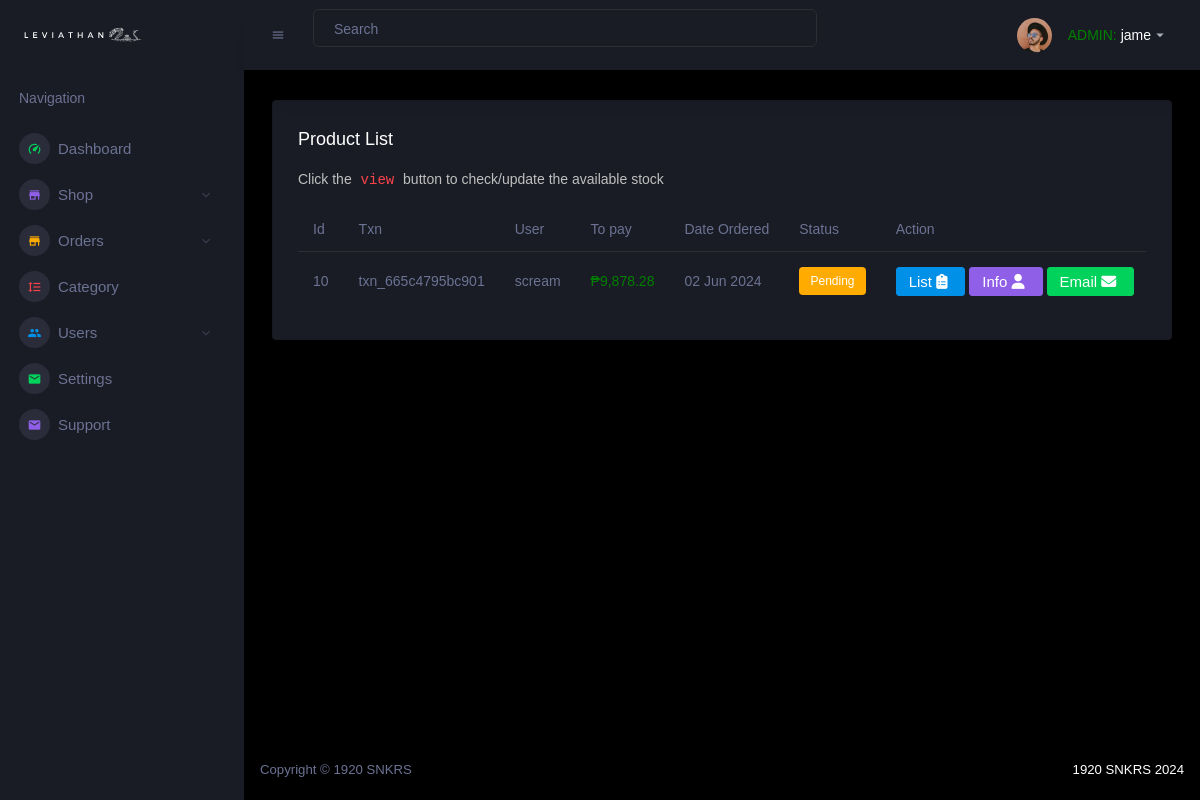
Page /admin/orders-pending.php (signed in) on the committed database.
### tables this page shows
CREATE TABLE `orders` (
  `order_id` int(11) NOT NULL,
  `transaction_number` varchar(255) DEFAULT NULL,
  `userid` int(11) DEFAULT NULL,
  `total_amount` decimal(10,2) DEFAULT NULL,
  `created_at` timestamp NOT NULL DEFAULT current_timestamp(),
  `order_status` varchar(20) DEFAULT 'Pending'
);

CREATE TABLE `users` (
  `userid` int(11) NOT NULL,
  `username` varchar(50) NOT NULL,
  `email` varchar(100) NOT NULL,
  `password` varchar(100) NOT NULL,
  `datecreated` timestamp NOT NULL DEFAULT current_timestamp()
);

### admin/orders-pending.php (the view, shortened to what this page needs)
<html lang="en">
<?php
require_once("../database/connection.php");
?>
</head>
<body>
    <div class="container-scroller">
        <?php include("sidebar.php"); ?>
        <div class="container-fluid page-body-wrapper">
            <?php include("navbar.php") ?>
            <div class="main-panel">
                <div class="content-wrapper">
                    <div class="row">
                        <div class="col-lg-12 grid-margin stretch-card">
                            <div class="card">
                                <div class="card-body">
                                    <h4 class="card-title">Product list</h4>
                                    <p class="card-description">Click the <code>view</code> button to check/update the available stock</p>
                                    <div class="table-responsive">
                                        <table id="productTable" class="table">
                                            <thead>
                                                <tr>
                                                    <th>Id</th>
                                                    <th>Txn</th>
                                                    <th>User</th>
                                                    <th>To pay</th>
                                                    <th>Date Ordered</th>
                                                    <th>Status</th>
                                                    <th>Action</th>
                                                </tr>
                                            </thead>
                                            <tbody>
                                                <?php
                                                $query = "SELECT * FROM orders";
                                                $result = mysqli_query($link, $query);
                                                while ($row = mysqli_fetch_assoc($result)) {
                                                    $userid = $row['userid'];
                                                    $usernameQuery = "SELECT username FROM users WHERE userid = ?";
                                                    $stmtUsername = $link->prepare($usernameQuery);
                                                    $stmtUsername->bind_param("i", $userid);
                                                    $stmtUsername->execute();
                                                    $resultUsername = $stmtUsername->get_result();
                                                    $username = $resultUsername->fetch_assoc()['username'];
                                                    $status = $row['order_status'];
                                                    $createdAt = date('d M Y', strtotime($row['created_at']));
                                                    if ($status === 'Pending') {
                                                        $status = '<label class="badge badge-warning">Pending</label>';
                                                    }
                                                    echo "<tr>
                                                        <td>{$row['order_id']}</td>
                                                        <td>{$row['transaction_number']}</td>
                                                        <td>{$username}</td>
                                                        <td style='color: green;'>₱" . number_format($row['total_amount'], 2, '.', ',') . "</td>
                                                        <td>{$createdAt}</td>
                                                        <td>{$status}</td>
                                                        <td>
                                                            <button type='button' data-txn='{$row['transaction_number']}' class='view-order btn btn-primary btn-md'>List <i class='fas fa-clipboard-list'></i></button>
                                                            <button type='button' data-userid='{$row['userid']}' class='view-user btn btn-info btn-md'>Info <i class='fas fa-user'></i></button>
                                                            <button type='button' data-userid='{$row['userid']}' class='email-user btn btn-success btn-md'>Email <i class='fas fa-envelope'></i></button>
                                                        </td>
                                                    </tr>";
                                                }
                                                ?>
                                            </tbody>
                                        </table>
                                    </div>
                                </div>
                            </div>
                        </div>
                    </div>
                </div>
            </div>
        </div>
    </div>
</body>
</html>

### rows in the picture
orders: order_id "10", transaction_number "txn_665c4795bc901", userid.username "scream", total_amount "9,878.28", created_at "02 Jun 2024", order_status "Pending"

### other values in the picture
$username "jame"
